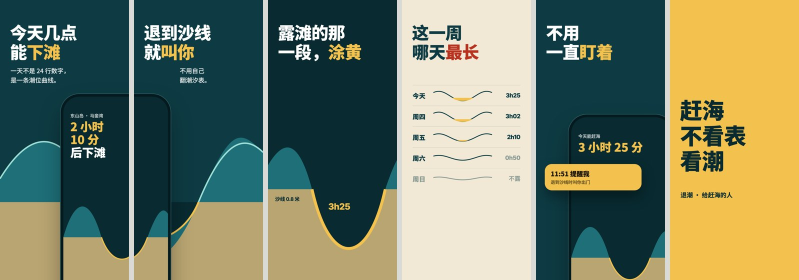
#> input picture assets/appstore/template-sheet.jpg, 1598 x 560 px (shown at 1/2 size)
$ python -i ref_card.py   (imports and definitions only)
#> lines starting #> are read from the running program, lines starting #| are printed output that depends on the picture
### scripts/design_lint.py
#!/usr/bin/env python3
"""
design_lint.py — 只量事实的设计体检，外加「外观指纹」：三方向撞没撞、和最近的项目撞没撞。

它不判断好不好看（品味归用户），只回答能核对的问题：
  红灯  图裂了、字小到读不了、对比度不够、控制台报错——交付前必须修
  黄灯  模板装饰：全大写小标签、「A · B · C」、尾巴箭头、只给一个词换色……顺手出现的小动作，改掉几乎没有代价
  提示  外观家族：暖纸衬线、深底单点缀、细线报纸、卡片套件。家族本身不是问题，好设计常常就在里面；
        只有三版落进同一家族、或和外观账本里最近的项目撞了，才需要换
  指纹  底色、主色板、字体、版式骨架——给 compare 和 ledger 用

用法：
  python3 scripts/design_lint.py check a.html [b.html …] [--min-body 14] [--viewport 1440x900] [--json]
  python3 scripts/design_lint.py compare dir-1.html dir-2.html dir-3.html     三方向是不是换皮
  python3 scripts/design_lint.py ledger [--last 8]                           最近交付过的样子
  python3 scripts/design_lint.py ledger add final.html --project 名字 [--note "…"]
  python3 scripts/design_lint.py ledger check dir-1.html dir-2.html …        新方向和最近的项目撞没撞

外观账本存在 ~/.huashu-design/ledger.jsonl（HUASHU_DESIGN_HOME 可改），只在本机，不随 skill 分发。
依赖：pip install playwright pillow && playwright install chromium
"""

from _ready import wait_ready, NOT_READY, use_vendor
import argparse
import glob
import io
import json
import math
import os
import sys
from datetime import date
from pathlib import Path

# 2026 年 AI 生成页面的聚类特征。出处：Anthropic 官方 frontend-design skill（2026）
# https://github.com/anthropics/skills/blob/main/skills/frontend-design/SKILL.md
CREAM = (0xF4, 0xF1, 0xEA)
CLAY = (0xD9, 0x77, 0x57)

COLLECT_JS = r"""
() => {
  const cv = document.createElement('canvas'); cv.width = cv.height = 1;
  const cx = cv.getContext('2d', { willReadFrequently: true });
  const cache = {};
  // 任何 CSS 颜色（含 oklch/color-mix）→ [r,g,b,a]，靠画一个像素读回来，不自己解析
  const rgba = (s) => {
    if (!s || s === 'transparent') return [0, 0, 0, 0];
    if (cache[s]) return cache[s];
    cx.clearRect(0, 0, 1, 1); cx.fillStyle = '#000'; cx.fillStyle = s; cx.fillRect(0, 0, 1, 1);
    const d = cx.getImageData(0, 0, 1, 1).data;
    // alpha 只在「第四个分量」或「/ 后面」才有：rgb(187,187,187) 的最后一个数不是 alpha
    let a = 1; const inner = (/\(([^)]*)\)/.exec(s) || [])[1] || '';
    const parts = inner.split(/[\s,/]+/).filter(Boolean);
    const raw = inner.includes('/') ? parts[parts.length - 1] : (/^(rgba|hsla)\(/.test(s) && parts.length === 4 ? parts[3] : null);
    if (raw) a = raw.endsWith('%') ? parseFloat(raw) / 100 : parseFloat(raw);
    return (cache[s] = [d[0], d[1], d[2], a]);
  };
  const lum = ([r, g, b]) => { const f = (c) => { c /= 255; return c <= 0.03928 ? c / 12.92 : ((c + 0.055) / 1.055) ** 2.4; }; return 0.2126 * f(r) + 0.7152 * f(g) + 0.0722 * f(b); };
  const contrast = (a, b) => { const x = lum(a), y = lum(b); return (Math.max(x, y) + 0.05) / (Math.min(x, y) + 0.05); };
  const opaqueBg = (e) => {   // 返回 [r,g,b,1]、null（图/渐变/画布，算不了）或 undefined（透明，继续往下找）
    if (/^(IMG|VIDEO|CANVAS|PICTURE|IFRAME)$/.test(e.tagName) || e instanceof SVGElement) return null;
    const cs = getComputedStyle(e);
    if (cs.backgroundImage && cs.backgroundImage !== 'none') return null;
    const c = rgba(cs.backgroundColor); return c[3] > 0.9 ? c : undefined;
  };
  const bgOf = (el) => {
    const own = opaqueBg(el); if (own !== undefined) return own;   // 按钮、标签自带的底色先算
    const r = el.getBoundingClientRect(); const x = r.left + r.width / 2, y = r.top + r.height / 2;
    if (x >= 0 && y >= 0 && x < innerWidth && y < innerHeight) {
      for (const e of document.elementsFromPoint(x, y)) {
        if (e === el || el.contains(e)) continue;
        const b = opaqueBg(e); if (b !== undefined) return b;
      }
      return [255, 255, 255, 1];
    }
    for (let e = el.parentElement; e && e.nodeType === 1; e = e.parentElement) { const b = opaqueBg(e); if (b !== undefined) return b; }
    return [255, 255, 255, 1];
  };
  const opacityOf = (el) => { let o = 1; for (let e = el; e && e.nodeType === 1; e = e.parentElement) o *= parseFloat(getComputedStyle(e).opacity); return o; };
  // SVG 里的字按渲染后的大小算（viewBox 会放大缩小）
  // SVG 里的字要乘上 viewBox 的缩放才是它画出来的大小；但外层 CSS transform（比如展示板上缩到 0.8 倍的手机）要扣掉，
  // HTML 的字也不算这层，两边口径一致
  const scaleOf = (el) => {
    if (!(el instanceof SVGElement) || !el.getScreenCTM) return 1;
    const m = el.getScreenCTM(); if (!m) return 1;
    const root = el.ownerSVGElement ? (function r(n) { return n.ownerSVGElement ? r(n.ownerSVGElement) : n; })(el) : el;
    const css = root.clientWidth ? root.getBoundingClientRect().width / root.clientWidth : 1;
    return (Math.hypot(m.a, m.b) || 1) / (css || 1);
  };
  const CAPTION = 'figcaption, footer, small, caption, aside, sup, sub, [class*=caption], [class*=credit], [class*=footnote], [class*=meta]';
  const visible = (el) => { const r = el.getBoundingClientRect(); const cs = getComputedStyle(el);
    return r.width > 0 && r.height > 0 && cs.visibility !== 'hidden' && cs.display !== 'none' && parseFloat(cs.opacity) > 0.05; };
  const ownText = (el) => Array.from(el.childNodes).filter((n) => n.nodeType === 3).map((n) => n.textContent).join('').trim();
  const fam = (s) => (s || '').split(',')[0].replace(/["']/g, '').trim();

  const out = { small: [], lowContrast: [], eyebrows: [], dots: 0, emDashLabels: 0, arrows: 0, numbered: [],
                accentWord: [], cardKit: 0, hairlines: 0, radiusZero: 0, radiusTotal: 0, monoSmall: 0,
                broken: [], fonts: {}, display: null, body: null, headlineSerif: false, textColors: {}, bg: null,
                bodySmall: [], relImgs: [], textTotal: 0, devices: [] };

  const all = Array.from(document.body ? document.body.querySelectorAll('*') : []);
  const cardSig = {};
  let displayEl = null, maxFs = 0;   // 标题字体 = 页面上字号最大的那段文字用的字体
  for (const el of all) {
    if (!visible(el)) continue;
    if (el.closest('[data-lint-skip]')) continue;   // 设备外壳、微信胶囊和原生 tabBar 这类不归设计稿管的东西
    const cs = getComputedStyle(el);
    const t = ownText(el);
    const fs = parseFloat(cs.fontSize) * scaleOf(el);
    if (t.length > 1) {
      out.textTotal += t.length;
      if (fs > maxFs) { maxFs = fs; displayEl = el; }
      const f = fam(cs.fontFamily); out.fonts[f] = (out.fonts[f] || 0) + t.length;
      const col = rgba(cs.color); const key = col.slice(0, 3).join(',');
      out.textColors[key] = (out.textColors[key] || 0) + t.length * fs;
      if (fs < (window.__MIN_LABEL || 12)) out.small.push({ text: t.slice(0, 30), px: Math.round(fs) });
      // 像正文的字：一段超过 28 字、又不是图注页脚，按正文下限算（不管它是 p、li 还是 div）
      if (t.length >= 28 && !el.closest(CAPTION) && fs < (window.__MIN_BODY || 14)) out.bodySmall.push({ text: t.slice(0, 30), px: Math.round(fs) });
      const bg = bgOf(el);
      if (bg) { const a = col[3] * opacityOf(el);   // 半透明的字先和底色混合再算对比度
        const fg = [0, 1, 2].map((i) => col[i] * a + bg[i] * (1 - a));
        const c = contrast(fg, bg); const large = fs >= 24 || (fs >= 18.66 && parseInt(cs.fontWeight) >= 700);
        if (c < (large ? 3 : 4.5)) out.lowContrast.push({ text: t.slice(0, 30), ratio: Math.round(c * 100) / 100, px: fs }); }
      const latin = t.replace(/[^A-Za-z]/g, '');
      const caps = cs.textTransform === 'uppercase' || (latin.length >= 3 && latin === latin.toUpperCase());
      const ls = cs.letterSpacing === 'normal' ? 0 : parseFloat(cs.letterSpacing) / fs;
      if (caps && latin.length >= 2 && ls >= 0.06 && fs <= 15) out.eyebrows.push(t.slice(0, 30));
      if (/\s·\s/.test(t)) out.dots += (t.match(/\s·\s/g) || []).length;
      if (/^[A-Z][A-Z\s]{1,20}\s—\s\S/.test(t)) out.emDashLabels++;
      if (/→\s*$/.test(t) && (el.closest('a,button') || cs.cursor === 'pointer')) out.arrows++;
      if (/^0\d([\s./—-]|$)/.test(t) && t.length <= 6) out.numbered.push(t);
      if (/mono/i.test(cs.fontFamily) && fs <= 14) out.monoSmall++;
    }
    // 卡片套件：同一圆角 + 同一阴影反复出现
    const r = el.getBoundingClientRect();
    // 手机机身不算：展示板上并排四台手机，是同一圆角同一阴影重复四次，但那是设备，不是卡片
    const device = r.width >= 160 && r.height / r.width >= 1.7 && r.height / r.width <= 2.4 && parseFloat(cs.borderRadius) >= 24;
    if (device && !out.devices.some((d) => d.el.contains(el))) out.devices.push({ el, x: r.left + scrollX, y: r.top + scrollY, w: r.width, h: r.height });
    if (cs.boxShadow !== 'none' && parseFloat(cs.borderRadius) > 0 && !device) {
      const sig = cs.borderRadius + '|' + cs.boxShadow; cardSig[sig] = (cardSig[sig] || 0) + 1;
    }
    if (r.width > 200 && ['Top', 'Bottom', 'Left', 'Right'].some((s) => cs['border' + s + 'Style'] !== 'none' && parseFloat(cs['border' + s + 'Width']) > 0 && parseFloat(cs['border' + s + 'Width']) <= 1)) out.hairlines++;
    if (r.width > 120 && r.height > 60 && (cs.backgroundColor !== 'rgba(0, 0, 0, 0)' || cs.borderStyle !== 'none')) {
      out.radiusTotal++; if (parseFloat(cs.borderRadius) === 0) out.radiusZero++;
    }
  }
  out.cardKit = Math.max(0, ...Object.values(cardSig));
  out.devices = out.devices.map(({ x, y, w, h }) => ({ x: Math.round(x), y: Math.round(y), w: Math.round(w), h: Math.round(h) }));

  // 标题里只给一个词换色/斜体
  for (const h of document.querySelectorAll('h1, h2')) {
    if (!visible(h)) continue;
    const hs = getComputedStyle(h); const total = h.textContent.trim().length;
    for (const c of h.querySelectorAll('em, i, span, strong, b, mark')) {
      const cs = getComputedStyle(c); const n = c.textContent.trim().length;
      if (n > 0 && n <= total * 0.4 && (cs.color !== hs.color || cs.fontStyle !== hs.fontStyle || cs.fontFamily !== hs.fontFamily)) { out.accentWord.push(h.textContent.trim().slice(0, 40)); break; }
    }
  }
  const h = displayEl;
  if (h) { const cs = getComputedStyle(h); out.display = fam(cs.fontFamily);
    // 只看第一个真正被用上的字体：「Inter, sans-serif」里的 sans-serif 不能被当成 serif
    const first = cs.fontFamily.split(',').map((x) => x.replace(/["']/g, '').trim()).find((x) => document.fonts.check(`16px "${x}"`) || /^(serif|sans-serif|monospace)$/.test(x)) || out.display;
    out.headlineSerif = !/sans/i.test(first) && /(^serif$|garamond|newsreader|serif|caslon|playfair|fraunces|cormorant|tiempos|lora|baskerville|didot|bodoni|georgia|times|songti|宋|明朝|mincho)/i.test(first); }
  const p = Array.from(document.querySelectorAll('p, li')).find((e) => visible(e) && e.textContent.trim().length > 20);
  if (p) { const cs = getComputedStyle(p); out.body = fam(cs.fontFamily); out.bodyPx = parseFloat(cs.fontSize); }
  for (const img of document.images) {
    const src = img.getAttribute('src') || '';
    if (img.complete && img.naturalWidth === 0 && visible(img)) out.broken.push(src.slice(0, 80) || '(无 src)');
    else if (src && !/^(data:|https?:|blob:)/.test(src)) out.relImgs.push(src.slice(0, 60));
  }
  out.bg = rgba(getComputedStyle(document.body).backgroundColor)[3] > 0.5 ? rgba(getComputedStyle(document.body).backgroundColor) : rgba(getComputedStyle(document.documentElement).backgroundColor);
  // App Store 宣传图：页面的灰底只是预览用的边距，外观看的是那几张图。底色取第一张的，标题字体取第一张里最大的字
  const panels = [...document.querySelectorAll('.as-panel,.as-strip')];
  if (panels.length) {
    out.panels = Math.min(panels.length, 3);
    const pb = rgba(getComputedStyle(panels[0]).backgroundColor); if (pb[3] > 0.5) out.bg = pb;
    let top = null, px = 0;
    for (const el of panels[0].querySelectorAll('*')) {
      if (el.closest('[data-ui]') || ![...el.childNodes].some((n) => n.nodeType === 3 && n.textContent.trim())) continue;
      const f = parseFloat(getComputedStyle(el).fontSize); if (f > px) { px = f; top = el; }
    }
    if (top) { const cs = getComputedStyle(top); const first = fam(cs.fontFamily); out.display = first;
      out.headlineSerif = !/sans/i.test(first) && /(^serif$|garamond|newsreader|serif|caslon|playfair|fraunces|cormorant|tiempos|lora|baskerville|didot|bodoni|georgia|times|songti|宋|明朝|mincho)/i.test(first); }
  }
  return out;
}
"""


# ---------- 颜色 ----------

def _lin(c):
    c /= 255
    return c / 12.92 if c <= 0.04045 else ((c + 0.055) / 1.055) ** 2.4


def oklab(rgb):
    r, g, b = (_lin(x) for x in rgb[:3])
    l = (0.4122214708 * r + 0.5363325363 * g + 0.0514459929 * b) ** (1 / 3)
    m = (0.2119034982 * r + 0.6806995451 * g + 0.1073969566 * b) ** (1 / 3)
    s = (0.0883024619 * r + 0.2817188376 * g + 0.6299787005 * b) ** (1 / 3)
    return (0.2104542553 * l + 0.7936177850 * m - 0.0040720468 * s,
            1.9779984951 * l - 2.4285922050 * m + 0.4505937099 * s,
            0.0259040371 * l + 0.7827717662 * m - 0.8086757660 * s)


def dist(a, b):
    return math.dist(oklab(a), oklab(b))


def lch(rgb):
    L, a, b = oklab(rgb)
    return L, math.hypot(a, b), (math.degrees(math.atan2(b, a)) + 360) % 360


def hexs(rgb):
    return '#%02X%02X%02X' % tuple(int(x) for x in rgb[:3])


def bg_class(rgb):
    L, C, H = lch(rgb)
    if L > 0.9:
        if C < 0.003:
            return '浅·中性白'
        return '浅·暖纸' if 40 <= H <= 110 else '浅·有色'
    if L < 0.28:
        return '深·近黑' if C < 0.03 else '深·有色'
    if L < 0.42 and C > 0.025:   # 墨绿、藏蓝、酒红这类深底：比近黑亮一点、彩度不高，但一眼是深色有色
        return '深·有色'
    return '中明度·有色' if C > 0.04 else '中明度·灰'


def palette(png_bytes, n=6):
    from PIL import Image
    im = Image.open(io.BytesIO(png_bytes)).convert('RGB')
    im.thumbnail((240, 240))
    q = im.quantize(colors=n, method=Image.Quantize.MEDIANCUT)
    pal = q.getpalette()
    counts = sorted(q.getcolors(), reverse=True)
    total = sum(c for c, _ in counts)
    return [{'hex': hexs(pal[i * 3:i * 3 + 3]), 'rgb': pal[i * 3:i * 3 + 3], 'share': round(c / total, 3)} for c, i in counts]


def layout_vector(png_bytes, w=32, h=20):
    """版式骨架：去掉颜色、只留明暗结构，再标准化——换皮不换骨的两版会高度相关。"""
    from PIL import Image, ImageFilter
    im = Image.open(io.BytesIO(png_bytes)).convert('L').filter(ImageFilter.FIND_EDGES).resize((w, h), Image.BILINEAR)
    v = list(im.tobytes())
    mu = sum(v) / len(v)
    sd = math.sqrt(sum((x - mu) ** 2 for x in v) / len(v)) or 1
    return [round((x - mu) / sd, 3) for x in v]


def corr(a, b):
    return sum(x * y for x, y in zip(a, b)) / len(a)


# [174 lines left out: functions palette_distance, expand, panels_shot, collect, fingerprint, judge and 2 more, not called in this run]


# ---------- 外观账本 ----------

def ledger_file():
    return Path(os.environ.get('HUASHU_DESIGN_HOME') or Path.home() / '.huashu-design') / 'ledger.jsonl'


# [198 lines left out: functions ledger_read, ledger_summary, accents_differ, similar, cmd_check, cmd_compare and 2 more, not called in this run]


# [2 lines that do not run on import are left out]

### scripts/ref_card.py
#!/usr/bin/env python3
"""参考卡：让参考以「原图＋量出来的数」进来，做完再以「并排＋差值」对回去。

为什么要有它：把一张好设计概括成一句话（「大留白、克制的强调色」），信息丢了大半；
再让模型把这句话变回页面，补上去的是它自己的平均印象。两头都在失真。
所以参考不走文字这一道：看的是原图，记的是能量的数，做完把自己的图摆回原图旁边看差在哪。

两个命令：

  measure  量一张或几张图（参考原图、自己的截图都行）
    python3 scripts/ref_card.py measure refs/appstore/Tiimo.jpg [更多图…] [--json]
    出：色板（色值＋面积占比）、底色类别、最大单色面积（留白或满铺的程度）、彩色面积、
        画面从上到下十段各有多少内容（哪里密、哪里空）

  compare  参考和自己的并排成一张卡，给差值
    python3 scripts/ref_card.py compare --ref refs/board-1.jpg --mine shots/01.png --out refs/card-1.jpg
    出：一张并排图（上面两张原图，下面各自的色板条和十段密度条）＋一组差值

怎么用这些数：
  - 动手前：把 measure 的输出抄进方向卡的「借的」一栏，替掉形容词。「主色占 62%，强调色只有 4%」
    比「克制」有用；「上方 24% 是标题，往下全是界面」比「标题醒目」有用。
  - 做完后：compare。数字只回答「像不像」，不回答「好不好」；想借的那一项差得远，回去改；
    没打算借的那几项像了，说明抄过头了（借形态，不借皮肤）。
  - 量不出来的东西（字体气质、插画笔触、动效）还是要靠看：并排图就是给你看的。

参考原图版权属于原作者：参考卡留在项目的 refs/ 里，不进交付物，不提交进公开仓库。
"""

import argparse
import io
import json
import sys
from pathlib import Path

sys.path.insert(0, str(Path(__file__).resolve().parent))
from design_lint import bg_class, corr, dist, layout_vector, lch, palette, palette_distance  # noqa: E402

BANDS = 10


def _png(im):
    buf = io.BytesIO()
    im.convert('RGB').save(buf, 'PNG')
    return buf.getvalue()


def bands(im, n=BANDS):
    """从上到下 n 段，每段的边缘密度占全图的比例：哪一段内容多、哪一段是空的。"""
    from PIL import ImageFilter
    g = im.convert('L').resize((120, 12 * n)).filter(ImageFilter.FIND_EDGES)
    px = list(g.tobytes())
    rows = [sum(px[r * 120:(r + 1) * 120]) for r in range(12 * n)]
    seg = [sum(rows[k * 12:(k + 1) * 12]) for k in range(n)]
    total = sum(seg) or 1
    return [round(s / total, 3) for s in seg]


def merged(pal, near=0.025):
    """量化会把同一个颜色切成几份（渐变、抗锯齿）：肉眼分不出的并成一份，面积相加。"""
    out = []
    for c in pal:
        for o in out:
            if dist(c['rgb'], o['rgb']) < near:
                o['share'] = round(o['share'] + c['share'], 3)
                break
        else:
            out.append(dict(c))
    return sorted(out, key=lambda c: -c['share'])


def measure(im):
    """im 是 PIL 图。返回一组只讲事实的数。"""
    pal = merged(palette(_png(im), n=8))
    colourful = round(sum(c['share'] for c in pal if lch(c['rgb'])[1] > 0.02), 3)
    return {
        'size': list(im.size),
        'palette': [{'hex': c['hex'], 'share': c['share']} for c in pal],
        'background': bg_class(pal[0]['rgb']),
        'largest_colour_share': pal[0]['share'],
        'colourful_share': colourful,
        'bands': bands(im),
        '_pal': pal,
        '_layout': layout_vector(_png(im)),
    }


# [117 lines left out: functions diff, describe, card, main, not called in this run]


# [2 lines not run here, left out]

>>> from PIL import Image
>>> picture = Image.open('../assets/appstore/template-sheet.jpg')
#> picture is the input picture: PIL image 1598x560 RGB; mean R, G, B 117.4, 126.6, 101.8
>>> result = measure(picture)
#> in palette, `im.thumbnail((240, 240))`:
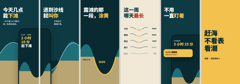
#> im: PIL image 240x84 RGB; mean R, G, B 117.3, 126.5, 101.8
#> in palette, `q = im.quantize(colors=n, method=Image.Quantize.MEDIANCUT)`:
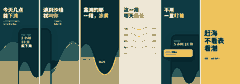
#> q: PIL image 240x84 P; mean R, G, B 116.2, 126.6, 103.4
#> in palette, `pal = q.getpalette()`: pal = [238, 231, 214, 238, 195, 92, 174, 161, 114, 46, 90, 90, 14, 58, 67, 13, 57, 65, 9, 44, 51, 6, 38, 45]
#> in palette, `counts = sorted(q.getcolors(), reverse=True)`: counts = [(3684, 0), (3345, 6), (3216, 1), (3067, 4), (2997, 2), (1883, 3), (1180, 5), (788, 7)]
#> in palette, `total = sum(c for c, _ in counts)`: total = 20160
#> in merged, `out = []`: out = []
#> the loop in merged, `for c in pal:` made 8 passes
#> after the loop in merged, `for c in pal:`: o = {'hex': '#092C33', 'rgb': [9, 44, 51], 'share': 0.205}; out = 6 items
#> in measure, `colourful = round(sum(c['share'] for c in pal if lch(c['rgb'])[1] > 0...`: colourful = 1
#> in bands, `g = im.convert('L').resize((120, 12 * n)).filter(ImageFilter.FIND_EDGES)`:
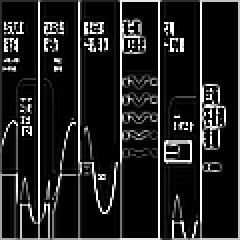
#> g: PIL image 120x120 L (shown 2 times larger); min 0, max 255, mean 34.2
#> in bands, `px = list(g.tobytes())`: px = 14400 values, max 255 at index 139, min 0 at index 121, mean 34.18
#> in bands, `rows = [sum(px[r * 120:(r + 1) * 120]) for r in range(12 * n)]`: rows = 120 values, max 20984 at index 119, min 1677 at index 36, mean 4101.3
#> in bands, `seg = [sum(rows[k * 12:(k + 1) * 12]) for k in range(n)]`: seg = [40165, 78449, 41556, 34320, 51743, 63728, 47639, 41718, 40501, 52336]
#> in bands, `total = sum(seg) or 1`: total = 492155
#> in layout_vector, `im = Image.open(io.BytesIO(png_bytes)).convert('L').filter(ImageFilter..`:
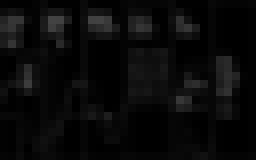
#> im: PIL image 32x20 L (shown 8 times larger); min 0, max 67, mean 9.5
#> in layout_vector, `v = list(im.tobytes())`: v = 640 values, max 67 at index 70, min 0 at index 41, mean 9.47
#> in layout_vector, `mu = sum(v) / len(v)`: mu = 9.47
#> in layout_vector, `sd = math.sqrt(sum((x - mu) ** 2 for x in v) / len(v)) or 1`: sd = 12.47
#> result = 8 items

$ run again, on assets/style-specimens/paradigm/03-time-has-shape.jpg
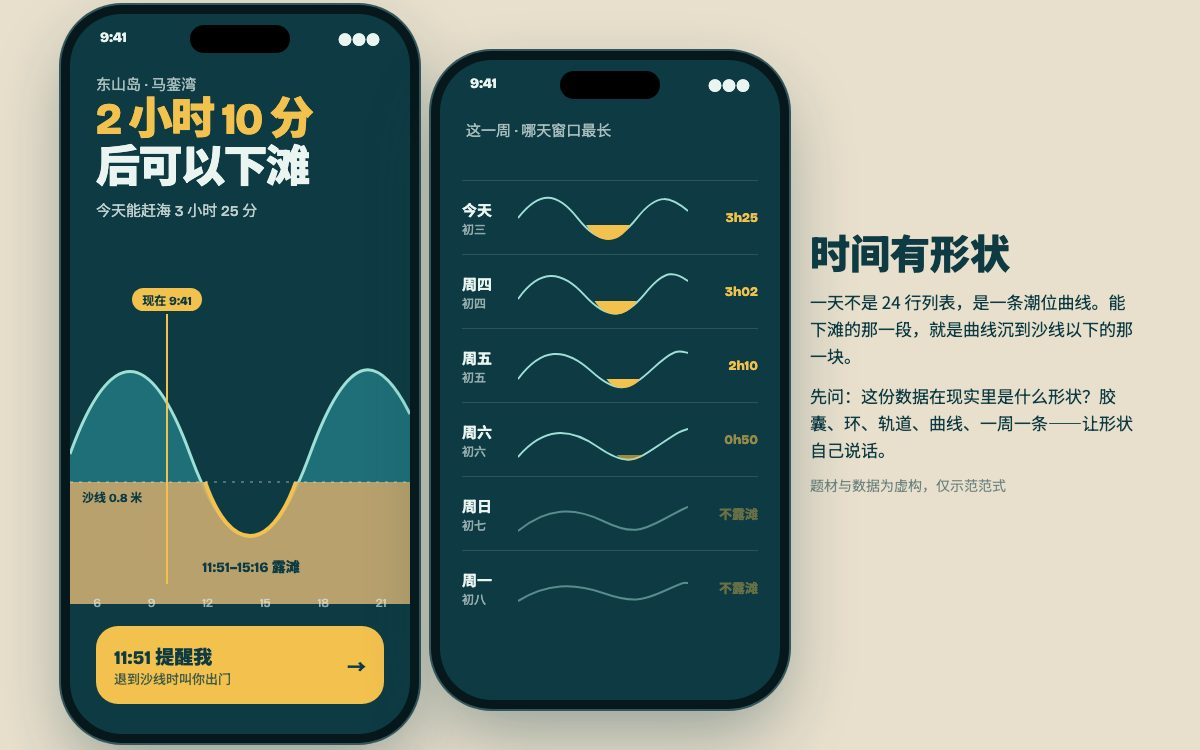
#> input picture assets/style-specimens/paradigm/03-time-has-shape.jpg, 1200 x 750 px
#> picture is the input picture: PIL image 1200x750 RGB; mean R, G, B 122.9, 138.3, 128.6
#> in palette, `pal = q.getpalette()`: pal = [234, 229, 212, 233, 224, 205, 232, 224, 205, 231, 224, 205, 207, 197, 165, 56, 95, 93, 14, 58, 67, 12, 44, 51]
#> counts = [(13216, 6), (8886, 2), (5310, 4), (3599, 3), (2420, 5), (1830, 7), (546, 1), (193, 0)]
#> in palette, `total = sum(c for c, _ in counts)`: total = 36000
#> in merged, `out = []`: out = []
#> the loop in merged, `for c in pal:` made 8 passes
#> after the loop in merged, `for c in pal:`: o = {'hex': '#E8E0CD', 'rgb': [232, 224, 205], 'share': 0.367}; out = 5 items
#> colourful = 0.999
#> in bands, `g = im.convert('L').resize((120, 12 * n)).filter(ImageFilter.FIND_EDGES)`:
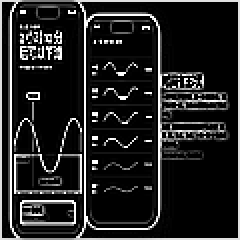
#> g: PIL image 120x120 L (shown 2 times larger); min 0, max 255, mean 35
#> px = 14400 values, max 255 at index 128, min 0 at index 122, mean 34.98
#> rows = 120 values, max 24197 at index 0, min 1223 at index 115, mean 4197.9
#> seg = [61323, 47902, 42861, 51454, 49021, 58774, 45549, 40134, 42017, 64717]
#> in bands, `total = sum(seg) or 1`: total = 503752
#> in layout_vector, `im = Image.open(io.BytesIO(png_bytes)).convert('L').filter(ImageFilter..`:
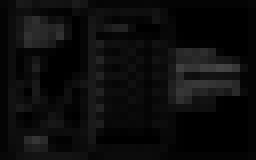
#> im: PIL image 32x20 L (shown 8 times larger); min 0, max 69, mean 11.9
#> v = 640 values, max 69 at index 283, min 0 at index 54, mean 11.9
#> mu = 11.9
#> sd = 12.86
#> result = 8 items
